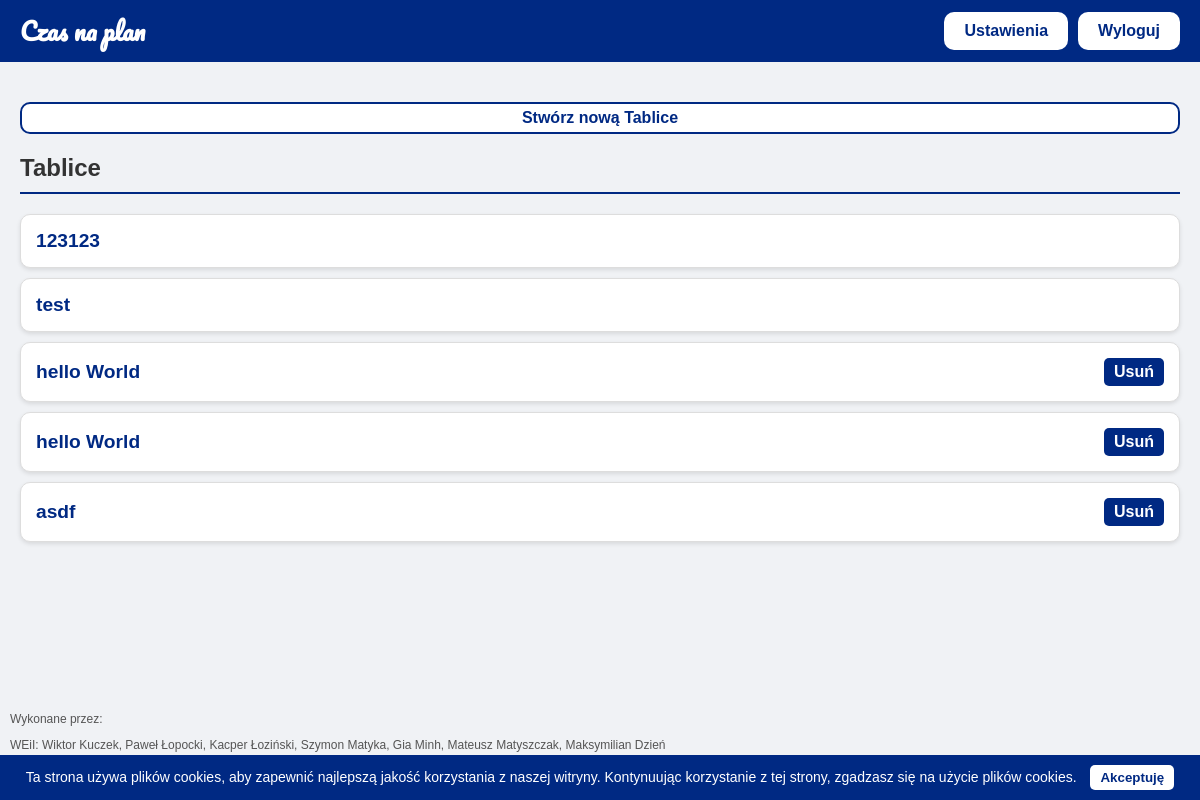
The app's page / (signed in), older data.
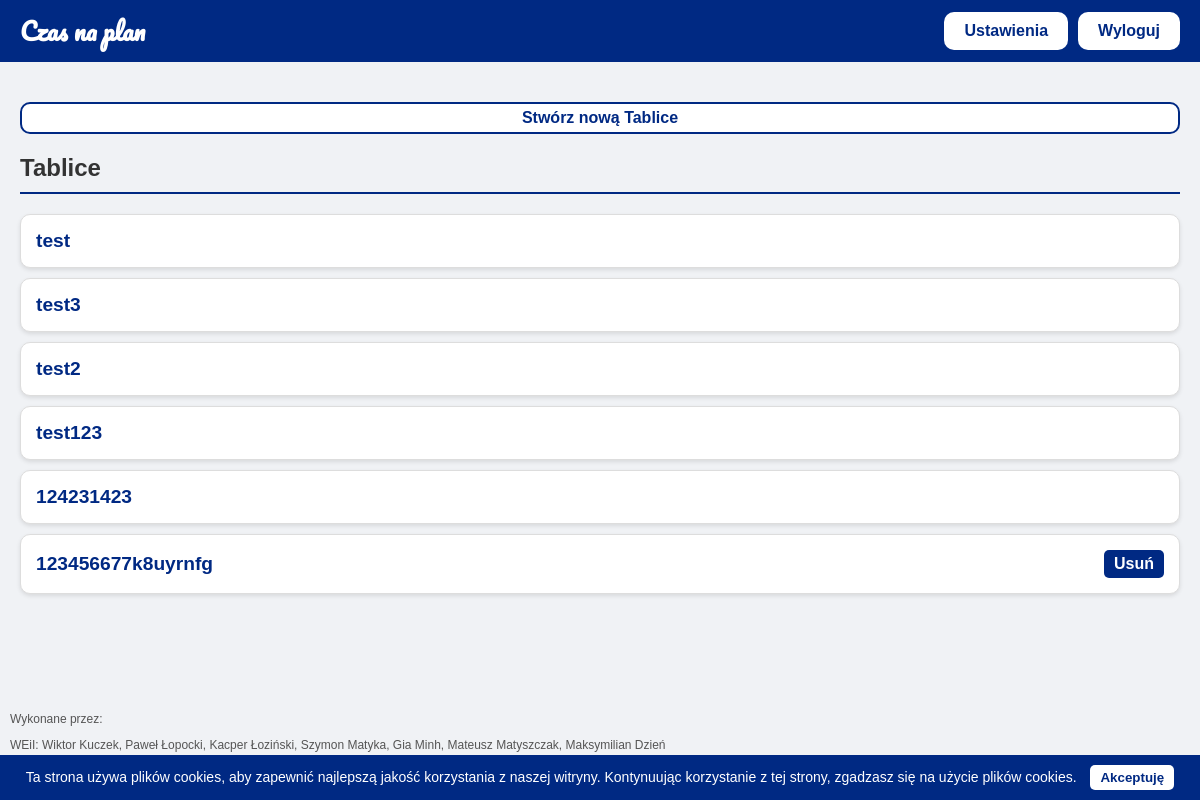
The same page, newer data.
### base/models.py (models this page shows, shortened)
class Dashboards(models.Model):
    dashboard_id = models.AutoField(primary_key=True)
    dashboard_name = models.CharField(max_length=50, error_messages={'unique': "Ta nazwa tablicy już istnieje. Wybierz inną."})
    dashboard_admin_id = models.ForeignKey(User, on_delete=models.CASCADE, related_name='admin_dashboards', editable=False)
    users = models.ManyToManyField(User, through='Users_Dashboards', related_name='dashboards')

### base/views.py (the view)
# urls.py: path('', views.home, name='home'),
@login_required(login_url='login')
def home(request):
    if request.user.is_authenticated:
        if request.user.is_staff:
            admin_dashboards = Dashboards.objects.all()
        else:
            admin_dashboards = Dashboards.objects.filter(users_dashboards__user_id=request.user)
    else:
        admin_dashboards = []
    context = {
        'admin_dashboards': admin_dashboards
    }
    return render(request, 'home.html', context)

### templates/home.html (shortened to what this page needs)
<!DOCTYPE html>
<html lang="pl">
<head>
</head>
<body>
    <div class="header">
        <div class="title2">Czas na plan</div>
        <div class="buttons">
            <a href="{% url 'settings' %}" class="settings-button">Ustawienia</a>
            <a href="{% url 'logout' %}" class="logout-button">Wyloguj</a>
        </div>
    </div>
    <div class="container">
        <nav>
            {% if request.user.is_authenticated %}
                <a href="{% url 'dashboards' %}">Stwórz nową Tablice</a>
            {% else %}
                <a href="{% url 'register' %}">Zarejestruj się</a>
                <a href="{% url 'login' %}">Zaloguj się</a>
            {% endif %}
        </nav>
        {% if admin_dashboards %}
            <div class="admin-dashboards">
                <h2>Tablice</h2>
                {% for dashboard in admin_dashboards %}
                    <div class="dashboard">
                        <a href="{% url 'dashboard_tasks' dashboard.dashboard_id %}">
                            {{ dashboard.dashboard_name }}
                        </a>
                        {% if dashboard.dashboard_admin_id == request.user %}
                            <form id="delete-form-{{ dashboard.dashboard_id }}" action="{% url 'delete_dashboard' dashboard.dashboard_id %}" method="post" style="display: inline;">
                                <button type="submit" class="delete-button">Usuń</button>
                            </form>
            {% endif %}
            </div>
            {% endfor %}
            </div>
            {% else %}
            <p>Nie masz jeszcze żadnych tablic.</p>
            {% endif %}
            </div>
    <div class="authors">
        <p>Wykonane przez:</p>
        <p>WEiI: Wiktor Kuczek, Paweł Łopocki, Kacper Łoziński, Szymon Matyka, Gia Minh, Mateusz Matyszczak, Maksymilian Dzień</p>
        <p>WZ: Jagoda Górnicka, Natalia Dubiak</p>
    </div>
    <div class="cookie-banner" id="cookie-banner">
        <span>Ta strona używa plików cookies, aby zapewnić najlepszą jakość korzystania z naszej witryny. Kontynuując korzystanie z tej strony, zgadzasz się na użycie plików cookies.</span>
        <button onclick="acceptCookies()">Akceptuję</button>
    </div>
</body>
</html>

### templates/home.html (style rules this page uses)
body { font-family: Arial, sans-serif; background-color: #f0f2f5; margin: 0; padding: 0; }
.header { background-color: #002983; color: white; padding: 10px 20px; display: flex; justify-content: space-between; align-items: center; }
.header .title2 { font-size: 24px; font-weight: bold; text-align: center; font-family: 'Pacifico', cursive; }
.header .buttons { display: flex; gap: 10px; }
.header .buttons a, .header .buttons button { background-color: white; color: #002983; font-weight: bold; padding: 10px 20px; border: none; border-radius: 10px; text-decoration: none; font-size: 16px; cursor: pointer; }
.container { max-width: 1200px; margin: 0 auto; padding: 20px; }
nav { background-color: white; border-radius: 10px; padding: 5px 10px; font-size: 1em; border: 2px solid #002983; display: flex; justify-content: center; margin: 20px 0; }
nav a { margin: 0 15px; text-decoration: none; color: #002983; font-weight: bold; }
.admin-dashboards h2 { color: #333; border-bottom: 2px solid #002983; padding-bottom: 10px; margin-bottom: 20px; }
.dashboard { font-weight: bold; padding: 15px; margin: 10px 0; border: 1px solid #ddd; border-radius: 10px; background-color: #fff; box-shadow: 0 2px 4px rgba(0,0,0,0.1); transition: box-shadow 0.5s ease; display: flex; justify-content: space-between; align-items: center; }
.dashboard a { color: #002983; font-weight: bold; text-decoration: none; font-size: 1.2em; flex-grow: 1; }
.delete-button { background-color: #002983; font-weight: bold; color: white; border: none; border-radius: 5px; padding: 5px 10px; cursor: pointer; font-size: 1em; margin-left: 10px; }
.authors { position: fixed; bottom: 10px; left: 10px; font-size: 12px; color: #555; }
.cookie-banner { position: fixed; bottom: 0; width: 100%; background-color: #002983; color: white; text-align: center; padding: 10px 0; font-size: 14px; z-index: 1000; }
.cookie-banner button { background-color: white; color: #002983; border: none; border-radius: 5px; padding: 5px 10px; margin-left: 10px; font-weight: bold; cursor: pointer; }

Row changes from the older to the newer data that the page shows:
removed Dashboards: dashboard_name "123123"
removed Dashboards: dashboard_name "hello World"
removed Dashboards: dashboard_name "hello World"
removed Dashboards: dashboard_name "asdf"
added Dashboards: dashboard_name "test3"
added Dashboards: dashboard_name "test2"
added Dashboards: dashboard_name "test123"
added Dashboards: dashboard_name "124231423"
added Dashboards: dashboard_name "123456677k8uyrnfg"
